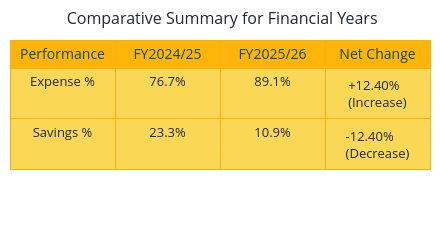

Notebook code cell kept with this figure:
### Code cell
PivotDF = ComparisonDF.pivot(
    index="Performance", columns="FY", values="Percent"
)

BaselinePeriod = PivotDF.columns[0]  
CurrentPeriod = PivotDF.columns[1]  

# Initialize the summary structure
SummaryDF = pd.DataFrame(index=PivotDF.index)
SummaryDF[BaselinePeriod] = PivotDF[BaselinePeriod]
SummaryDF[CurrentPeriod] = PivotDF[CurrentPeriod]

SummaryDF["Net Percentage Point Change"] = (
    PivotDF[CurrentPeriod] - PivotDF[BaselinePeriod]
)

# Disable row heading
SummaryDF.index.name = None
SummaryDF = SummaryDF.round(1)

SummaryDF[BaselinePeriod] = SummaryDF[BaselinePeriod].astype(str) + "%"
SummaryDF[CurrentPeriod] = SummaryDF[CurrentPeriod].astype(str) + "%"
SummaryDF["Net Percentage Point Change"] = (
    SummaryDF["Net Percentage Point Change"].map(FormatVariance)
)

# Create  a simple data list 
TableData = [
    SummaryDF.index,
    SummaryDF[BaselinePeriod],
    SummaryDF[CurrentPeriod],
    SummaryDF["Net Percentage Point Change"],
]

# 3. Build the clean table using direct color strings
StyledTable = go.Figure(
    data=go.Table(
        header=dict(
            values=["Performance", BaselinePeriod, CurrentPeriod, "Net Change"],
            font=dict(size=14, color="#064E3B"), 
            fill_color="#FEB408",  
            line_color="#F3B310", 
            line_width=1
        ),
        cells=dict(
            values=TableData,
            font=dict(size=13, color="#1E293B"),  
            fill_color="#FBD756",  
            line_color="#F3B310",  
            line_width=1
        ),
    )
)

# formating layout
StyledTable.update_layout(
    height=200,  # Increased from 160 to make room for the title text
    width= 440,
    paper_bgcolor="#FFFFFF",
    plot_bgcolor="#F59E9E",
    margin=dict(
        l=10, r=10, t=40, b=10
    ),  # Increased top margin (t) from 10 to 50
    title=dict(
        text="<span style='font-weight:normal; font-size:16px; color:#1E293B;'> Comparative Summary for Financial Years</span>",
        x=0.5,
        y=0.95
    ),
)
    
StyledTable.show()

### Figure 1 — Plotly figure (JSON) as saved in the notebook; plotly's stock layout.template omitted (floating-point values rounded to 4 significant figures)
{"data": [{"cells": {"fill": {"color": "#FBD756"}, "font": {"color": "#1E293B", "size": 13}, "line": {"color": "#F3B310", "width": 1}, "values": [["Expense %", "Savings %"], ["76.7%", "23.3%"], ["89.1%", "10.9%"], ["+12.40% (Increase)", "-12.40% (Decrease)"]]}, "header": {"fill": {"color": "#FEB408"}, "font": {"color": "#064E3B", "size": 14}, "line": {"color": "#F3B310", "width": 1}, "values": ["Performance", "FY2024/25", "FY2025/26", "Net Change"]}, "type": "table"}], "layout": {"height": 200, "margin": {"b": 10, "l": 10, "r": 10, "t": 40}, "paper_bgcolor": "#FFFFFF", "plot_bgcolor": "#F59E9E", "title": {"text": "<span style='font-weight:normal; font-size:16px; color:#1E293B;'> Comparative Summary for Financial Years</span>", "x": 0.5, "y": 0.95}, "width": 440}}
